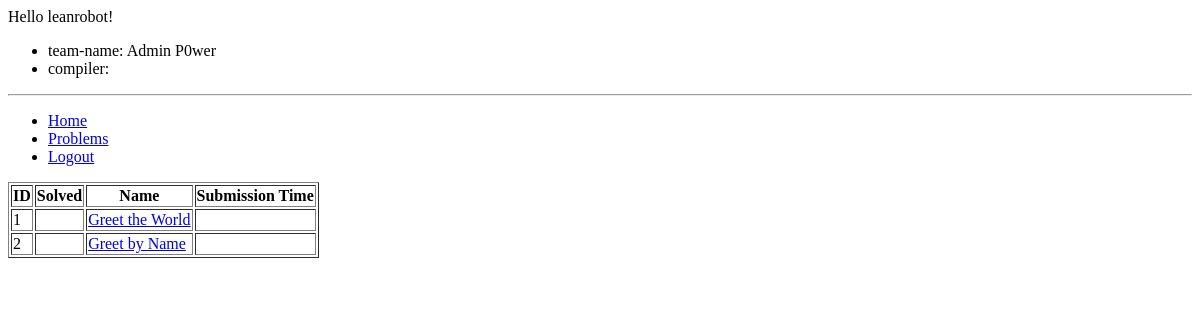
Page /program/problem/ (signed in) on the earlier database version.
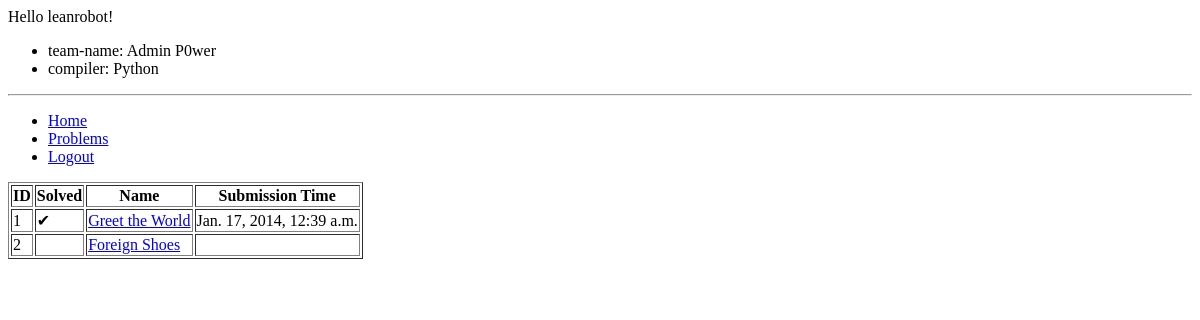
Same page on the later database version.
### program/models.py (models this page shows, shortened)
class UserSettings(models.Model):
	user = models.OneToOneField(User, primary_key=True)
	teamName = models.CharField(max_length=30)
	compiler = models.ForeignKey(Compiler)

class Problem(models.Model):
	name 				= models.CharField(max_length=100)
	score 				= models.IntegerField()
	inputTest			= models.TextField(blank=True)
	outputTest			= models.TextField()
	inputSubmit			= models.TextField(blank=True)
	outputSubmit		= models.TextField()
	description			= models.TextField(blank=True)
	inputDescription	= models.TextField(blank=True)
	outputDescription	= models.TextField(blank=True)

class Compiler(models.Model):
	name 				= models.CharField(max_length=30)
	compiled 			= models.BooleanField()
	compileCmd 			= models.TextField(blank=True)
	runCmd 				= models.TextField()
	def __unicode__(self):
		return self.name

class ProblemResult(models.Model):
	class Meta:
		ordering = ['-submissionTime']
	submissionTime 		= models.DateTimeField()
	successful			= models.BooleanField(default=False)
	user 				= models.ForeignKey(User)
	problem 			= models.ForeignKey(Problem)

### program/views.py (the view)
# urls.py: url(r'problem/$', login_required( views.TeamProblemPage.as_view() ), name="problems"),
class TeamProblemPage(View):
	def get(self, request):
		problems = Problem.objects.all()
		''' retrieve the problem results, then build a dictionary. key = problem id '''
		'''problemResultsArray= ProblemResult.objects.filter(user=request.user)
		problemResultsDict = {}
		for result in problemResultsArray:
			problemResultsDict[result.problem.id] = result
		problemResults = []
		for p in problems:
			problemResults.append(problemResultsDict.get(p.id, None))

		'''
		problemResultsAll = ProblemResult.objects.filter(user=request.user)
		problemResults = []
		for p in problems:
			prp = problemResultsAll.filter(problem=p)
			result = None
			try:
				result = prp[0]
			except IndexError:
				pass
			problemResults.append(result)
		data = zip(problems, problemResults)
		return render(request, 'program/team/problems.html', {
			'data': data
			})

### program/library.py (called while the page is built)
def programSiteContext(request):
	siteContext = {}
	if request.user.is_authenticated():
		siteContext['settings'] = UserSettings.objects.get(user=request.user)
	return siteContext

### program/templates/program/team/problems.html
{% extends "program/base.html" %}
{% load dictionary_access %}
{%block body %}
<table id="problems" border="1">
	<tr>
		<th>ID</th>
		<th>Solved</th>
		<th>Name</th>
		<th>Submission Time</th>
	</tr>
	{% for pr, result in data %}
		<tr>
			<td>{{pr.id}}</td>
			{% if result == None %}
				<td class="null"></td>
			{% elif result.successful %}
				<td class="correct"> &#10004; </td>
			{% else %}
				<td class="notCorrect"> &#x2718; </td>
			{% endif %}
			<td><a href="{{pr.id}}">{{pr.name}}</a></td>
			{% if result != None %}
				<td>{{ result.submissionTime }} </td>
			{% else %}
				<td class="null"></td>
			{% endif %}
		</tr>
	{% endfor %}
</table>
{% endblock %}

### program/templates/program/base.html
<html>
<head>
</head>
<body>
<div id="top">
	{% if user.is_authenticated %}
		<p>Hello {{user.username}}!</p>
		<ul>
			<li>team-name: {{settings.teamName}}</li>
			<li>compiler: {{settings.compiler}}</li>
		</ul>
		<hr />
	{% endif %}
	<ul id="nav">
		<li> <a href="{% url 'index' %}">Home</a> </li>
		<li> <a href="{% url 'problems' %}">Problems</a> </li>
		{% if not user.is_authenticated %}
			<li> <a href="{% url 'login' %}">Login</a> </li>
		{% else %}
			<li> <a href="{% url 'logout' %}">Logout</a> </li>
		{% endif %}
	</ul>
</div>
<div id="body">
{% block body %}
{% endblock %}
</div>
</body>
</html>

Differences in the rows shown:
changed through a linked row, UserSettings "Admin P0wer": compiler (not shown) → "Python"
changed through a linked row, Problem "Greet the World": submissionTime (not shown) → "Jan. 17, 2014, 12:39 a.m."
changed Problem id 2: name "Greet by Name" → "Foreign Shoes"
